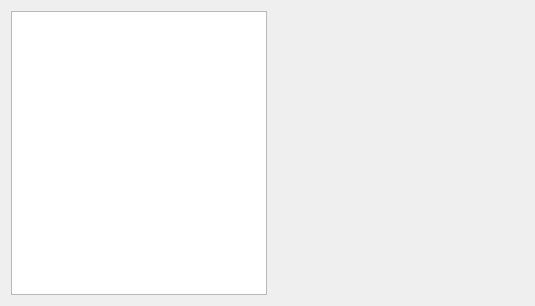
<?xml version="1.0" encoding="UTF-8"?>
<ui version="4.0">
 <class>openwidget</class>
 <widget class="QWidget" name="openwidget">
  <property name="geometry">
   <rect>
    <x>0</x>
    <y>0</y>
    <width>535</width>
    <height>306</height>
   </rect>
  </property>
  <property name="windowTitle">
   <string>Form</string>
  </property>
  <layout class="QHBoxLayout" name="horizontalLayout_2">
   <item>
    <layout class="QHBoxLayout" name="horizontalLayout">
     <item>
      <widget class="QListWidget" name="List_"/>
     </item>
     <item>
      <widget class="QStackedWidget" name="stack">
       <property name="currentIndex">
        <number>1</number>
       </property>
       <widget class="QWidget" name="page"/>
       <widget class="QWidget" name="page_2"/>
      </widget>
     </item>
    </layout>
   </item>
  </layout>
 </widget>
 <resources/>
 <connections/>
</ui>
